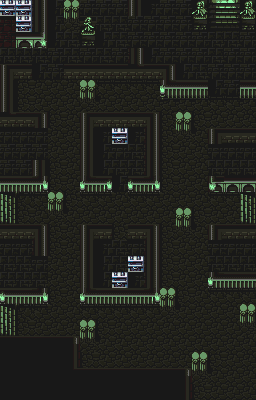

A level layout from a 2D game, rendered from its tile map. Below: a short description, then the map file with tile-grid data replaced by summaries:
An orthogonal 16x25 tile map with 16x16 px tiles, 17 tile layers (Tile Layer 1, Map Change 0, Map Change 1, Map Change 2, ...).

<map version="1.10" tiledversion="1.11.2" orientation="orthogonal" renderorder="right-down" width="16" height="25" tilewidth="16" tileheight="16" infinite="0" nextlayerid="18" nextobjectid="1">
 <tileset firstgid="1" name="0E000F10" tilewidth="16" tileheight="16" tilecount="1024" columns="32">
  <image source="0E000F10.png" trans="ffffff" width="512" height="512" />
 </tileset>
 <layer id="1" name="Tile Layer 1" width="16" height="25">
  <properties>
   <property name="Anims" value="0x9C" />
   <property name="ChapterID" value="0" />
   <property name="Main" value="" />
   <property name="MapChangesID" value="6" />
   <property name="MapID" value="0" />
   <property name="ObjectType" value="0x5" />
   <property name="PaletteID" value="0x9" />
   <property name="TileConfig" value="0x5" />
  </properties>
  <data>[400 cells, 400 non-empty, 57 distinct tile ids]</data>
 </layer>
 <layer id="2" name="Map Change 0" width="16" height="25">
  <properties>
   <property name="Height" value="1" />
   <property name="ID" value="0" />
   <property name="Width" value="1" />
   <property name="X" value="0" />
   <property name="Y" value="0" />
  </properties>
  <data>[400 cells, 1 non-empty, 1 distinct tile ids]</data>
 </layer>
 <layer id="3" name="Map Change 1" width="16" height="25">
  <properties>
   <property name="Height" value="1" />
   <property name="ID" value="1" />
   <property name="Width" value="1" />
   <property name="X" value="1" />
   <property name="Y" value="0" />
  </properties>
  <data>[400 cells, 1 non-empty, 1 distinct tile ids]</data>
 </layer>
 <layer id="4" name="Map Change 2" width="16" height="25">
  <properties>
   <property name="Height" value="1" />
   <property name="ID" value="2" />
   <property name="Width" value="1" />
   <property name="X" value="1" />
   <property name="Y" value="1" />
  </properties>
  <data>[400 cells, 1 non-empty, 1 distinct tile ids]</data>
 </layer>
 <layer id="5" name="Map Change 3" width="16" height="25">
  <properties>
   <property name="Height" value="2" />
   <property name="ID" value="3" />
   <property name="Width" value="2" />
   <property name="X" value="2" />
   <property name="Y" value="4" />
  </properties>
  <data>[400 cells, 4 non-empty, 3 distinct tile ids]</data>
 </layer>
 <layer id="6" name="Map Change 4" width="16" height="25">
  <properties>
   <property name="Height" value="2" />
   <property name="ID" value="4" />
   <property name="Width" value="2" />
   <property name="X" value="2" />
   <property name="Y" value="8" />
  </properties>
  <data>[400 cells, 4 non-empty, 3 distinct tile ids]</data>
 </layer>
 <layer id="7" name="Map Change 5" width="16" height="25">
  <properties>
   <property name="Height" value="1" />
   <property name="ID" value="5" />
   <property name="Width" value="1" />
   <property name="X" value="7" />
   <property name="Y" value="8" />
  </properties>
  <data>[400 cells, 1 non-empty, 1 distinct tile ids]</data>
 </layer>
 <layer id="8" name="Map Change 6" width="16" height="25">
  <properties>
   <property name="Height" value="2" />
   <property name="ID" value="6" />
   <property name="Width" value="3" />
   <property name="X" value="12" />
   <property name="Y" value="9" />
  </properties>
  <data>[400 cells, 6 non-empty, 3 distinct tile ids]</data>
 </layer>
 <layer id="9" name="Map Change 7" width="16" height="25">
  <properties>
   <property name="Height" value="2" />
   <property name="ID" value="7" />
   <property name="Width" value="1" />
   <property name="X" value="7" />
   <property name="Y" value="11" />
  </properties>
  <data>[400 cells, 2 non-empty, 2 distinct tile ids]</data>
 </layer>
 <layer id="10" name="Map Change 8" width="16" height="25">
  <properties>
   <property name="Height" value="2" />
   <property name="ID" value="8" />
   <property name="Width" value="1" />
   <property name="X" value="7" />
   <property name="Y" value="14" />
  </properties>
  <data>[400 cells, 2 non-empty, 2 distinct tile ids]</data>
 </layer>
 <layer id="11" name="Map Change 9" width="16" height="25">
  <properties>
   <property name="Height" value="2" />
   <property name="ID" value="9" />
   <property name="Width" value="3" />
   <property name="X" value="12" />
   <property name="Y" value="15" />
  </properties>
  <data>[400 cells, 6 non-empty, 3 distinct tile ids]</data>
 </layer>
 <layer id="12" name="Map Change 10" width="16" height="25">
  <properties>
   <property name="Height" value="2" />
   <property name="ID" value="10" />
   <property name="Width" value="2" />
   <property name="X" value="2" />
   <property name="Y" value="16" />
  </properties>
  <data>[400 cells, 4 non-empty, 3 distinct tile ids]</data>
 </layer>
 <layer id="13" name="Map Change 11" width="16" height="25">
  <properties>
   <property name="Height" value="1" />
   <property name="ID" value="11" />
   <property name="Width" value="1" />
   <property name="X" value="8" />
   <property name="Y" value="16" />
  </properties>
  <data>[400 cells, 1 non-empty, 1 distinct tile ids]</data>
 </layer>
 <layer id="14" name="Map Change 12" width="16" height="25">
  <properties>
   <property name="Height" value="1" />
   <property name="ID" value="12" />
   <property name="Width" value="1" />
   <property name="X" value="7" />
   <property name="Y" value="17" />
  </properties>
  <data>[400 cells, 1 non-empty, 1 distinct tile ids]</data>
 </layer>
 <layer id="15" name="Map Change 13" width="16" height="25">
  <properties>
   <property name="Height" value="1" />
   <property name="ID" value="13" />
   <property name="Width" value="1" />
   <property name="X" value="0" />
   <property name="Y" value="2" />
  </properties>
  <data>[400 cells, 1 non-empty, 1 distinct tile ids]</data>
 </layer>
 <layer id="16" name="Map Change 14" width="16" height="25">
  <properties>
   <property name="Height" value="2" />
   <property name="ID" value="14" />
   <property name="Width" value="2" />
   <property name="X" value="8" />
   <property name="Y" value="1" />
  </properties>
  <data>[400 cells, 4 non-empty, 1 distinct tile ids]</data>
 </layer>
 <layer id="17" name="Map Change 15" width="16" height="25">
  <properties>
   <property name="Height" value="1" />
   <property name="ID" value="15" />
   <property name="Width" value="2" />
   <property name="X" value="13" />
   <property name="Y" value="5" />
  </properties>
  <data>[400 cells, 2 non-empty, 2 distinct tile ids]</data>
 </layer>
</map>
